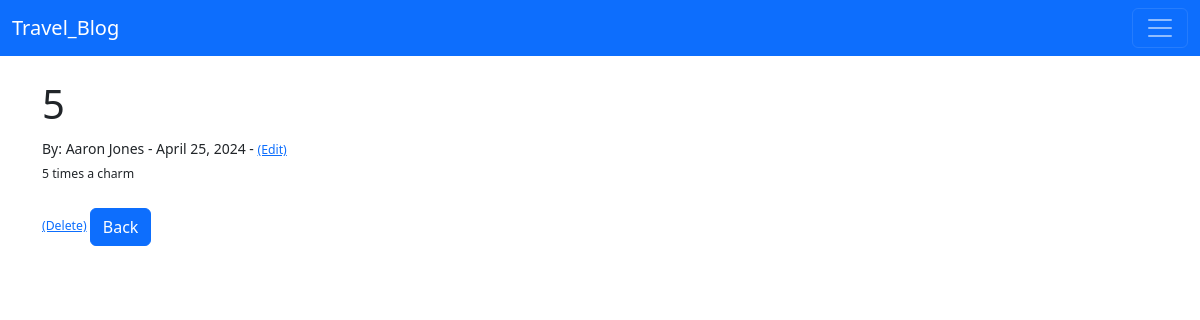
The app's page /article/6, older data.
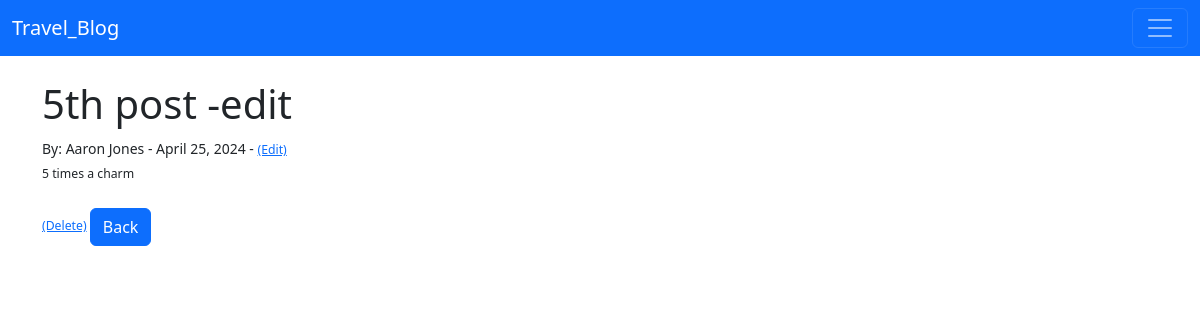
The same page, newer data.
### travel_blog/models.py (models this page shows, shortened)
class Post(models.Model):
    title = models.CharField(max_length=255)
    title_tag = models.CharField(max_length=255)
    author = models.ForeignKey(User, on_delete=models.CASCADE)
    body = models.TextField()
    post_date = models.DateField(auto_now_add=True)

### travel_blog/views.py (the view)
# urls.py: path('article/<int:pk>', ArticleDetailView.as_view(), name='article-detail'),
class ArticleDetailView(DetailView):
    model = Post
    template_name = 'article_details.html'

### travel_blog/templates/article_details.html (shortened to what this page needs)
{% extends 'base.html' %}
{% block content %}
<h1>{{ post.title }}</h1>
<small>By: {{ post.author.first_name }} {{post.author.last_name }} - {{ post.post_date }} - <small><a href="{% url 'update_post' post.pk %}">(Edit)</a><br/>
{{ post.body }}
<br/><br/>
<a href="{% url 'delete_post' post.pk %}">(Delete)</a>
<a href="{% url 'home' %}" class="btn btn-primary">Back</a>
{% endblock %}

### travel_blog/templates/base.html (shortened to what this page needs)
<!doctype html>
<html lang="en">
  <head>
    <link href="https://cdn.jsdelivr.net/npm/bootstrap@5.3.3/dist/css/bootstrap.min.css" rel="stylesheet">
  </head>
  <body>
    <nav class="navbar bg-primary" data-bs-theme="dark">
        <div class="container-fluid">
          <a class="navbar-brand" href="{% url 'home' %}">Travel_Blog</a>
          <button class="navbar-toggler" type="button" data-bs-toggle="collapse" data-bs-target="#navbarSupportedContent" aria-controls="navbarSupportedContent" aria-expanded="false" aria-label="Toggle navigation">
            <span class="navbar-toggler-icon"></span>
          </button>
        </div>
      </nav>
    <br/>
    <div class="container">
        {% block content %}
        {% endblock %}
    </div>
  </body>
</html>

Row changes from the older to the newer data that the page shows:
changed Post "5 times a charm": title "5" → "5th post -edit"
